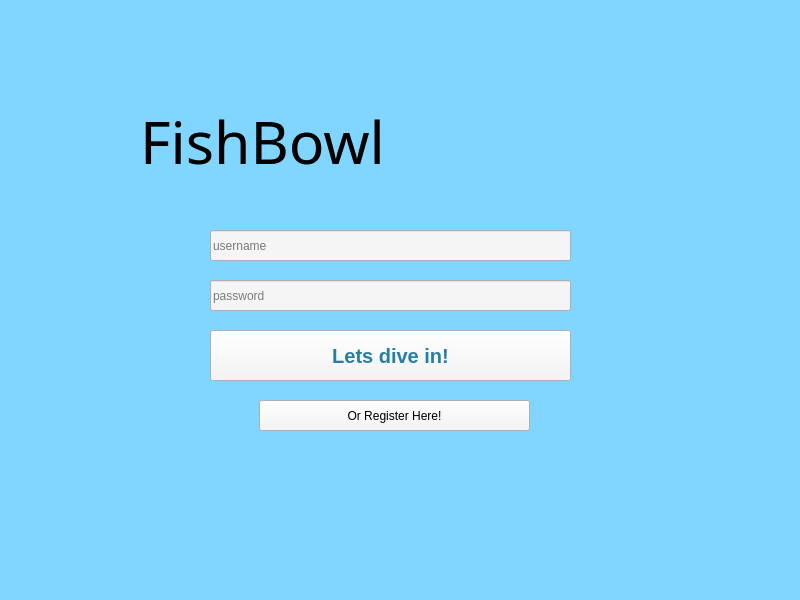
<?xml version="1.0" encoding="UTF-8"?>
<ui version="4.0">
 <class>Login</class>
 <widget class="QMainWindow" name="Login">
  <property name="geometry">
   <rect>
    <x>0</x>
    <y>0</y>
    <width>800</width>
    <height>600</height>
   </rect>
  </property>
  <property name="windowTitle">
   <string>MainWindow</string>
  </property>
  <property name="autoFillBackground">
   <bool>false</bool>
  </property>
  <property name="styleSheet">
   <string notr="true">QMainWindow{
background: rgb(128, 214, 255);
}</string>
  </property>
  <widget class="QWidget" name="centralwidget">
   <widget class="QStackedWidget" name="stackedWidget">
    <property name="geometry">
     <rect>
      <x>0</x>
      <y>0</y>
      <width>801</width>
      <height>601</height>
     </rect>
    </property>
    <widget class="QWidget" name="loginpage">
     <widget class="QPushButton" name="createNewAccount">
      <property name="geometry">
       <rect>
        <x>259</x>
        <y>400</y>
        <width>271</width>
        <height>31</height>
       </rect>
      </property>
      <property name="styleSheet">
       <string notr="true">background: rgb(245,245,245);

color:rgb(39, 126, 164);
color:black;</string>
      </property>
      <property name="text">
       <string>Or Register Here!</string>
      </property>
     </widget>
     <widget class="QLabel" name="title_label">
      <property name="geometry">
       <rect>
        <x>140</x>
        <y>90</y>
        <width>501</width>
        <height>101</height>
       </rect>
      </property>
      <property name="font">
       <font>
        <family>GungSeo</family>
        <pointsize>44</pointsize>
       </font>
      </property>
      <property name="text">
       <string>FishBowl</string>
      </property>
     </widget>
     <widget class="QPushButton" name="loginButton">
      <property name="geometry">
       <rect>
        <x>210</x>
        <y>330</y>
        <width>361</width>
        <height>51</height>
       </rect>
      </property>
      <property name="font">
       <font>
        <pointsize>15</pointsize>
        <bold>true</bold>
       </font>
      </property>
      <property name="styleSheet">
       <string notr="true">background: rgb(245,245,245);
color: rgb(39, 126, 164)</string>
      </property>
      <property name="text">
       <string>Lets dive in!</string>
      </property>
     </widget>
     <widget class="QLineEdit" name="pword">
      <property name="geometry">
       <rect>
        <x>210</x>
        <y>280</y>
        <width>361</width>
        <height>31</height>
       </rect>
      </property>
      <property name="styleSheet">
       <string notr="true">color:black;
background: rgb(245,245,245)</string>
      </property>
      <property name="text">
       <string/>
      </property>
      <property name="placeholderText">
       <string>password</string>
      </property>
     </widget>
     <widget class="QLineEdit" name="uname">
      <property name="geometry">
       <rect>
        <x>210</x>
        <y>230</y>
        <width>361</width>
        <height>31</height>
       </rect>
      </property>
      <property name="styleSheet">
       <string notr="true">color:black;
background: rgb(245,245,245)</string>
      </property>
      <property name="text">
       <string/>
      </property>
      <property name="cursorPosition">
       <number>0</number>
      </property>
      <property name="placeholderText">
       <string>username</string>
      </property>
     </widget>
    </widget>
    <widget class="QWidget" name="register_2">
     <widget class="QLineEdit" name="fname">
      <property name="geometry">
       <rect>
        <x>20</x>
        <y>50</y>
        <width>371</width>
        <height>31</height>
       </rect>
      </property>
      <property name="font">
       <font>
        <pointsize>13</pointsize>
        <bold>false</bold>
        <stylestrategy>PreferAntialias</stylestrategy>
        <kerning>true</kerning>
       </font>
      </property>
      <property name="mouseTracking">
       <bool>true</bool>
      </property>
      <property name="focusPolicy">
       <enum>Qt::StrongFocus</enum>
      </property>
      <property name="autoFillBackground">
       <bool>false</bool>
      </property>
      <property name="styleSheet">
       <string notr="true">background: rgb(245, 245, 245);
color: black;</string>
      </property>
      <property name="text">
       <string/>
      </property>
      <property name="readOnly">
       <bool>false</bool>
      </property>
      <property name="placeholderText">
       <string>*First Name</string>
      </property>
      <property name="cursorMoveStyle">
       <enum>Qt::VisualMoveStyle</enum>
      </property>
     </widget>
     <widget class="QDialogButtonBox" name="create">
      <property name="enabled">
       <bool>false</bool>
      </property>
      <property name="geometry">
       <rect>
        <x>620</x>
        <y>330</y>
        <width>152</width>
        <height>32</height>
       </rect>
      </property>
      <property name="font">
       <font>
        <pointsize>13</pointsize>
        <bold>false</bold>
        <stylestrategy>PreferAntialias</stylestrategy>
        <kerning>true</kerning>
       </font>
      </property>
      <property name="styleSheet">
       <string notr="true">color: black;background: rgb(245, 245, 245);</string>
      </property>
      <property name="standardButtons">
       <set>QDialogButtonBox::Cancel|QDialogButtonBox::Ok</set>
      </property>
     </widget>
     <widget class="QLineEdit" name="c_uname">
      <property name="geometry">
       <rect>
        <x>20</x>
        <y>130</y>
        <width>371</width>
        <height>31</height>
       </rect>
      </property>
      <property name="font">
       <font>
        <pointsize>13</pointsize>
        <bold>false</bold>
        <stylestrategy>PreferAntialias</stylestrategy>
        <kerning>true</kerning>
       </font>
      </property>
      <property name="focusPolicy">
       <enum>Qt::ClickFocus</enum>
      </property>
      <property name="styleSheet">
       <string notr="true">color: black;background: rgb(245, 245, 245);</string>
      </property>
      <property name="text">
       <string/>
      </property>
      <property name="cursorPosition">
       <number>0</number>
      </property>
      <property name="placeholderText">
       <string>*Username</string>
      </property>
      <property name="cursorMoveStyle">
       <enum>Qt::VisualMoveStyle</enum>
      </property>
     </widget>
     <widget class="QPlainTextEdit" name="c_bio">
      <property name="geometry">
       <rect>
        <x>20</x>
        <y>220</y>
        <width>751</width>
        <height>101</height>
       </rect>
      </property>
      <property name="font">
       <font>
        <pointsize>13</pointsize>
        <bold>false</bold>
        <stylestrategy>PreferAntialias</stylestrategy>
        <kerning>true</kerning>
       </font>
      </property>
      <property name="cursor" stdset="0">
       <cursorShape>IBeamCursor</cursorShape>
      </property>
      <property name="mouseTracking">
       <bool>true</bool>
      </property>
      <property name="focusPolicy">
       <enum>Qt::ClickFocus</enum>
      </property>
      <property name="styleSheet">
       <string notr="true">color: black;background: rgb(245, 245, 245);</string>
      </property>
      <property name="horizontalScrollBarPolicy">
       <enum>Qt::ScrollBarAlwaysOff</enum>
      </property>
      <property name="placeholderText">
       <string>Bio</string>
      </property>
     </widget>
     <widget class="QLabel" name="label_3">
      <property name="geometry">
       <rect>
        <x>320</x>
        <y>10</y>
        <width>151</width>
        <height>41</height>
       </rect>
      </property>
      <property name="font">
       <font>
        <pointsize>16</pointsize>
        <bold>false</bold>
        <stylestrategy>PreferAntialias</stylestrategy>
        <kerning>true</kerning>
       </font>
      </property>
      <property name="styleSheet">
       <string notr="true">color: black;</string>
      </property>
      <property name="text">
       <string>Create Account</string>
      </property>
     </widget>
     <widget class="QLineEdit" name="lname">
      <property name="geometry">
       <rect>
        <x>400</x>
        <y>50</y>
        <width>371</width>
        <height>31</height>
       </rect>
      </property>
      <property name="font">
       <font>
        <pointsize>13</pointsize>
        <bold>false</bold>
        <stylestrategy>PreferAntialias</stylestrategy>
        <kerning>true</kerning>
       </font>
      </property>
      <property name="mouseTracking">
       <bool>true</bool>
      </property>
      <property name="focusPolicy">
       <enum>Qt::StrongFocus</enum>
      </property>
      <property name="autoFillBackground">
       <bool>false</bool>
      </property>
      <property name="styleSheet">
       <string notr="true">color: black;background: rgb(245, 245, 245);</string>
      </property>
      <property name="text">
       <string/>
      </property>
      <property name="readOnly">
       <bool>false</bool>
      </property>
      <property name="placeholderText">
       <string>*Last Name</string>
      </property>
      <property name="cursorMoveStyle">
       <enum>Qt::VisualMoveStyle</enum>
      </property>
     </widget>
     <widget class="QLineEdit" name="c_pword">
      <property name="geometry">
       <rect>
        <x>20</x>
        <y>170</y>
        <width>371</width>
        <height>31</height>
       </rect>
      </property>
      <property name="font">
       <font>
        <pointsize>13</pointsize>
        <bold>false</bold>
        <stylestrategy>PreferAntialias</stylestrategy>
        <kerning>true</kerning>
       </font>
      </property>
      <property name="mouseTracking">
       <bool>true</bool>
      </property>
      <property name="focusPolicy">
       <enum>Qt::StrongFocus</enum>
      </property>
      <property name="autoFillBackground">
       <bool>false</bool>
      </property>
      <property name="styleSheet">
       <string notr="true">color: black;background: rgb(245, 245, 245);</string>
      </property>
      <property name="inputMask">
       <string/>
      </property>
      <property name="text">
       <string/>
      </property>
      <property name="echoMode">
       <enum>QLineEdit::PasswordEchoOnEdit</enum>
      </property>
      <property name="readOnly">
       <bool>false</bool>
      </property>
      <property name="placeholderText">
       <string>*Password</string>
      </property>
      <property name="cursorMoveStyle">
       <enum>Qt::VisualMoveStyle</enum>
      </property>
     </widget>
     <widget class="QLineEdit" name="c_pword2">
      <property name="geometry">
       <rect>
        <x>400</x>
        <y>170</y>
        <width>371</width>
        <height>31</height>
       </rect>
      </property>
      <property name="font">
       <font>
        <pointsize>13</pointsize>
        <bold>false</bold>
        <stylestrategy>PreferAntialias</stylestrategy>
        <kerning>true</kerning>
       </font>
      </property>
      <property name="mouseTracking">
       <bool>true</bool>
      </property>
      <property name="focusPolicy">
       <enum>Qt::StrongFocus</enum>
      </property>
      <property name="autoFillBackground">
       <bool>false</bool>
      </property>
      <property name="styleSheet">
       <string notr="true">color: black;background: rgb(245, 245, 245);</string>
      </property>
      <property name="inputMask">
       <string/>
      </property>
      <property name="text">
       <string/>
      </property>
      <property name="echoMode">
       <enum>QLineEdit::PasswordEchoOnEdit</enum>
      </property>
      <property name="readOnly">
       <bool>false</bool>
      </property>
      <property name="placeholderText">
       <string>*Confirm Password</string>
      </property>
      <property name="cursorMoveStyle">
       <enum>Qt::VisualMoveStyle</enum>
      </property>
     </widget>
     <widget class="QLineEdit" name="c_location">
      <property name="geometry">
       <rect>
        <x>20</x>
        <y>90</y>
        <width>371</width>
        <height>31</height>
       </rect>
      </property>
      <property name="font">
       <font>
        <pointsize>13</pointsize>
        <bold>false</bold>
        <stylestrategy>PreferAntialias</stylestrategy>
        <kerning>true</kerning>
       </font>
      </property>
      <property name="focusPolicy">
       <enum>Qt::ClickFocus</enum>
      </property>
      <property name="styleSheet">
       <string notr="true">color: black;background: rgb(245, 245, 245);</string>
      </property>
      <property name="text">
       <string/>
      </property>
      <property name="cursorPosition">
       <number>0</number>
      </property>
      <property name="placeholderText">
       <string>Location</string>
      </property>
      <property name="cursorMoveStyle">
       <enum>Qt::VisualMoveStyle</enum>
      </property>
     </widget>
     <widget class="QLabel" name="warning">
      <property name="enabled">
       <bool>false</bool>
      </property>
      <property name="geometry">
       <rect>
        <x>400</x>
        <y>150</y>
        <width>371</width>
        <height>16</height>
       </rect>
      </property>
      <property name="styleSheet">
       <string notr="true">color: red</string>
      </property>
      <property name="text">
       <string>**Passwords must match**</string>
      </property>
     </widget>
     <widget class="QLineEdit" name="c_age">
      <property name="geometry">
       <rect>
        <x>400</x>
        <y>90</y>
        <width>371</width>
        <height>31</height>
       </rect>
      </property>
      <property name="font">
       <font>
        <pointsize>13</pointsize>
        <bold>false</bold>
        <stylestrategy>PreferAntialias</stylestrategy>
        <kerning>true</kerning>
       </font>
      </property>
      <property name="focusPolicy">
       <enum>Qt::ClickFocus</enum>
      </property>
      <property name="styleSheet">
       <string notr="true">color: black;background: rgb(245, 245, 245);</string>
      </property>
      <property name="inputMethodHints">
       <set>Qt::ImhDigitsOnly|Qt::ImhPreferNumbers</set>
      </property>
      <property name="text">
       <string/>
      </property>
      <property name="cursorPosition">
       <number>0</number>
      </property>
      <property name="placeholderText">
       <string>Age</string>
      </property>
      <property name="cursorMoveStyle">
       <enum>Qt::VisualMoveStyle</enum>
      </property>
     </widget>
    </widget>
   </widget>
  </widget>
 </widget>
 <resources/>
 <connections/>
</ui>
